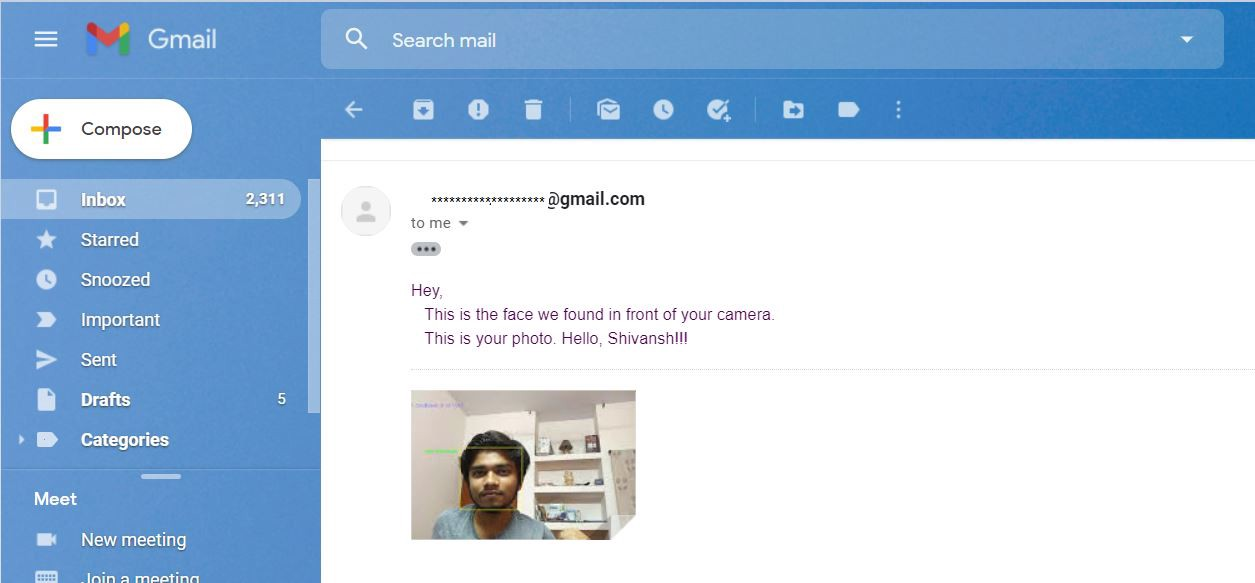
#> input picture email.jpeg, 1255 x 583 px, given in place of the camera
$ jupyter execute --allow-errors face_model_creation.ipynb   (text cells are left out)
#> lines starting #> are read from the running program, lines starting #| are printed output that depends on the picture; after the words box and inside, x2 and y2 are one past the last pixel; in counts of white or black regions, pixels touching at a corner belong together
[cell 1]
import cv2

face_classifier=cv2.CascadeClassifier("haarcascade_frontalface_default.xml")

[cell 2]
def face_extractor(img):
    gray = cv2.cvtColor(img,cv2.COLOR_BGR2GRAY)
    faces = face_classifier.detectMultiScale(gray, 1.3, 5)
    if faces is ():
        return None
    for (x,y,w,h) in faces:
        cropped_face = img[y:y+h, x:x+w]
    return cropped_face

cap = cv2.VideoCapture(0)
count = 0

while True:
    ret, frame = cap.read()
#> frame is the input picture: shape (583, 1255, 3); mean B, G, R 228.2, 205.7, 183.8
    if face_extractor(frame) is not None:
#> in face_extractor, `gray = cv2.cvtColor(img,cv2.COLOR_BGR2GRAY)`:
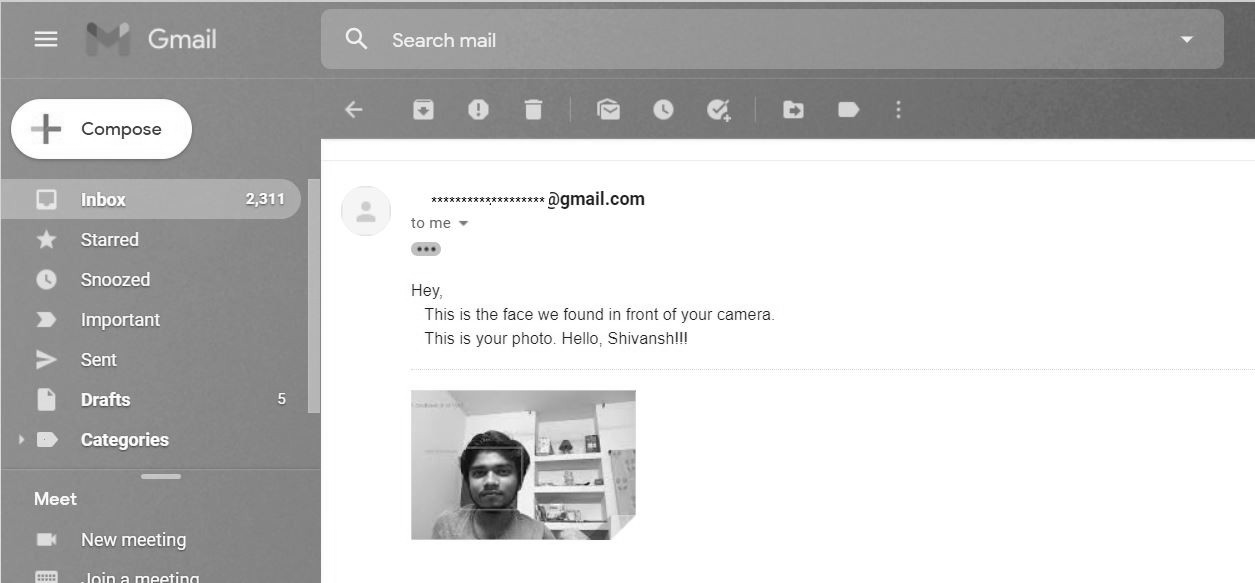
#> gray: shape (583, 1255); min 3, max 255, mean 201.8
#> in face_extractor, `faces = face_classifier.detectMultiScale(gray, 1.3, 5)`: faces = [[461, 449, 59, 59]]
#> the loop in face_extractor, `for (x,y,w,h) in faces:` made 1 pass
#> pass 1, in face_extractor, `cropped_face = img[y:y+h, x:x+w]`:
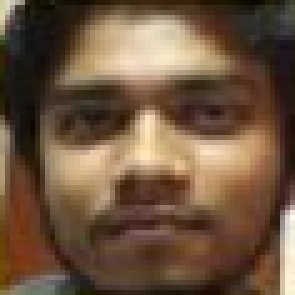
#> cropped_face: shape (59, 59, 3) (shown 5 times larger); mean B, G, R 63.2, 84.9, 109.9
        count += 1
#> count = 1
        face = cv2.resize(face_extractor(frame), (200, 200))
#> the loop in face_extractor (call 2), `for (x,y,w,h) in faces:` made 1 pass
        face = cv2.cvtColor(face, cv2.COLOR_BGR2GRAY)
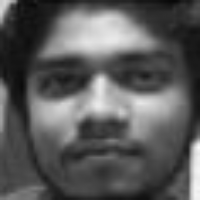
#> face: shape (200, 200); min 8, max 251, mean 89.8

        file_name_path = './faces/user2/' + str(count) + '.jpg'
#> file_name_path = './faces/user2/1.jpg'
        cv2.imwrite(file_name_path, face)

        cv2.putText(face, str(count), (50, 50), cv2.FONT_HERSHEY_COMPLEX, 1, (0,255,0), 2)
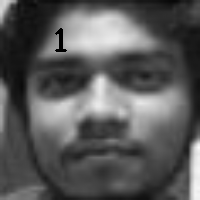
#> face: shape (200, 200); 0.31% of pixels changed, all inside (x1, y1, x2, y2) = (55, 28, 67, 52)
        cv2.imshow('Face Cropper', face)

    else:
        print("Face not found")
        pass

    if cv2.waitKey(1) == 13 or count == 100:
#> (key Esc is pressed here)
        break

cap.release()
cv2.destroyAllWindows()
print("Collecting Samples Complete")

[cell 3]
import cv2
import numpy as np
from os import listdir
from os.path import isfile, join

data_path = './faces/user1/'
#> (the rest of this cell did not finish here and is left out)

[cell 4]
def face_extractor(img):
    gray = cv2.cvtColor(img,cv2.COLOR_BGR2GRAY)
    faces = face_classifier.detectMultiScale(gray, 1.3, 5)
#> faces = [[461, 449, 59, 59]]
    if faces is ():
        return None
    for (x,y,w,h) in faces:
        cropped_face = img[y:y+h, x:x+w]
#> this loop made 1 pass
    return cropped_face

cap = cv2.VideoCapture(0)
count = 0

while True:
    ret, frame = cap.read()
    if face_extractor(frame) is not None:
        count += 1
        face = cv2.resize(face_extractor(frame), (200, 200))
        face = cv2.cvtColor(face, cv2.COLOR_BGR2GRAY)

        file_name_path = './faces/user2/' + str(count) + '.jpg'
        cv2.imwrite(file_name_path, face)

        cv2.putText(face, str(count), (50, 50), cv2.FONT_HERSHEY_COMPLEX, 1, (0,255,0), 2)
        cv2.imshow('Face Cropper', face)

    else:
        print("Face not found")
        pass

    if cv2.waitKey(1) == 13 or count == 100:
#> (key Esc is pressed here)
        break

cap.release()
cv2.destroyAllWindows()
print("Collecting Samples Complete")
